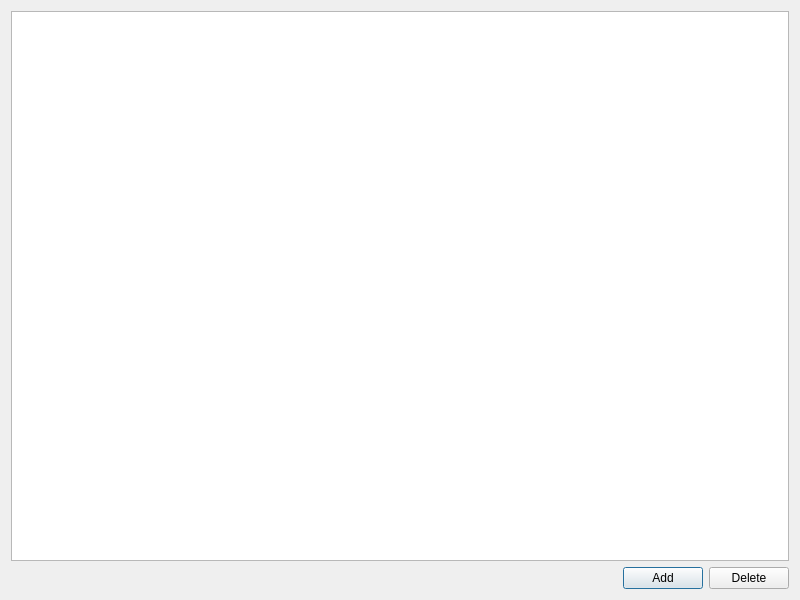
<?xml version="1.0" encoding="UTF-8"?>
<ui version="4.0">
 <class>Dialog</class>
 <widget class="QDialog" name="Dialog">
  <property name="geometry">
   <rect>
    <x>0</x>
    <y>0</y>
    <width>800</width>
    <height>600</height>
   </rect>
  </property>
  <property name="windowTitle">
   <string>Dialog</string>
  </property>
  <layout class="QVBoxLayout" name="verticalLayout">
   <item>
    <widget class="QTreeView" name="treeView"/>
   </item>
   <item>
    <layout class="QHBoxLayout" name="horizontalLayout">
     <item>
      <spacer name="horizontalSpacer">
       <property name="orientation">
        <enum>Qt::Horizontal</enum>
       </property>
       <property name="sizeHint" stdset="0">
        <size>
         <width>108</width>
         <height>20</height>
        </size>
       </property>
      </spacer>
     </item>
     <item>
      <widget class="QPushButton" name="pushButton_2">
       <property name="text">
        <string>Add</string>
       </property>
      </widget>
     </item>
     <item>
      <widget class="QPushButton" name="pushButton">
       <property name="text">
        <string>Delete</string>
       </property>
      </widget>
     </item>
    </layout>
   </item>
  </layout>
 </widget>
 <resources/>
 <connections/>
</ui>
